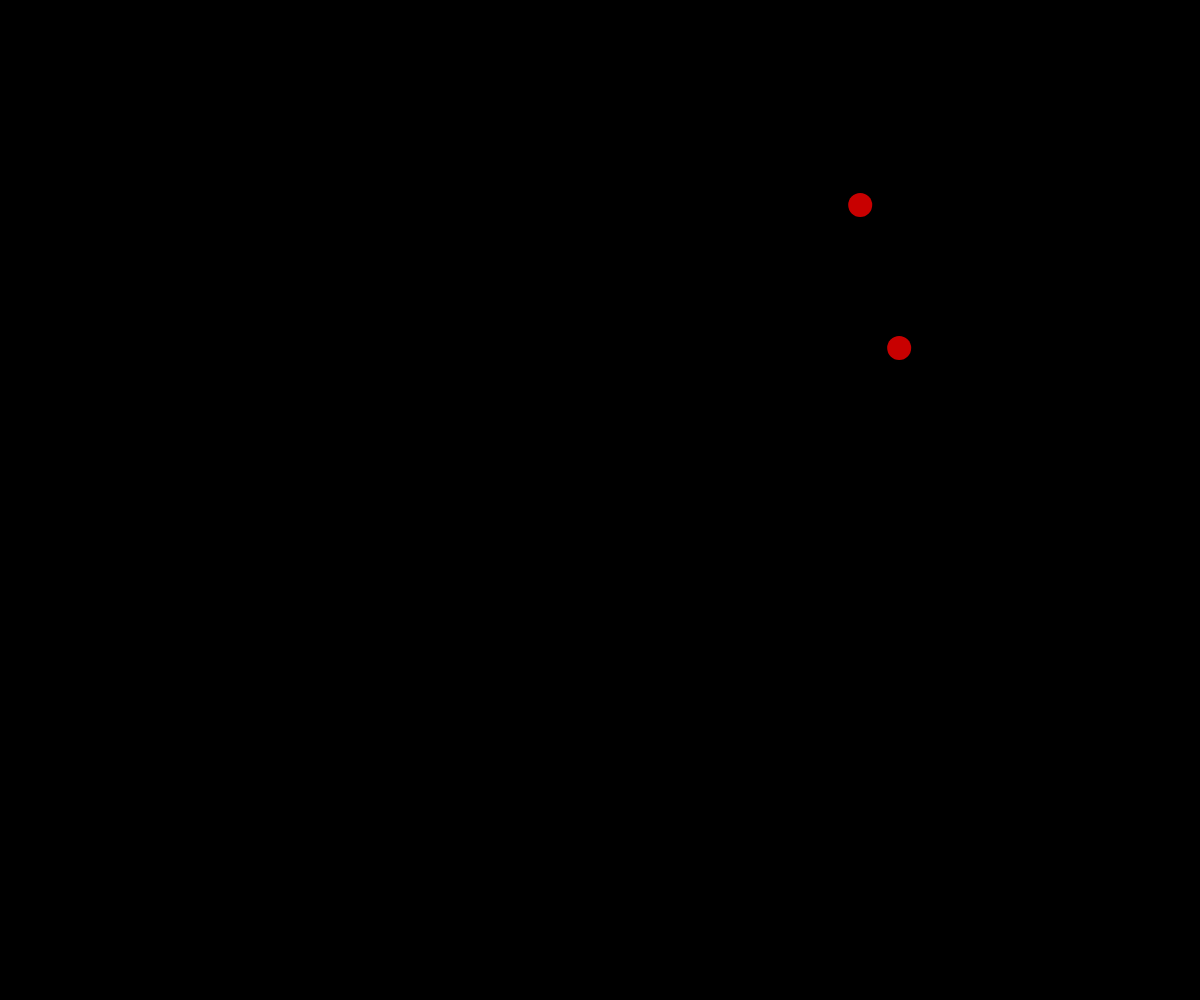
Frame 1 (no input)
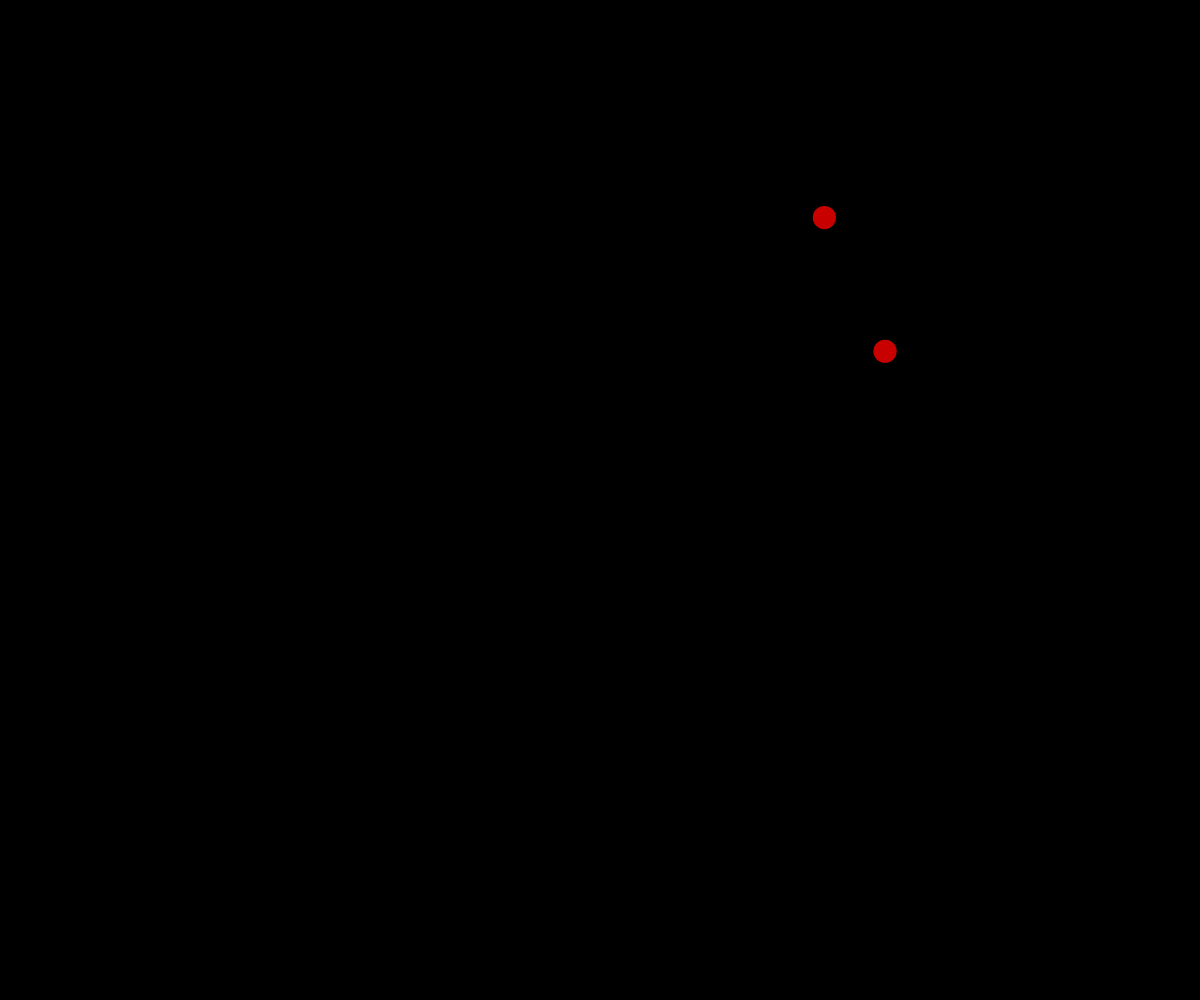
Frame 60 (no input)
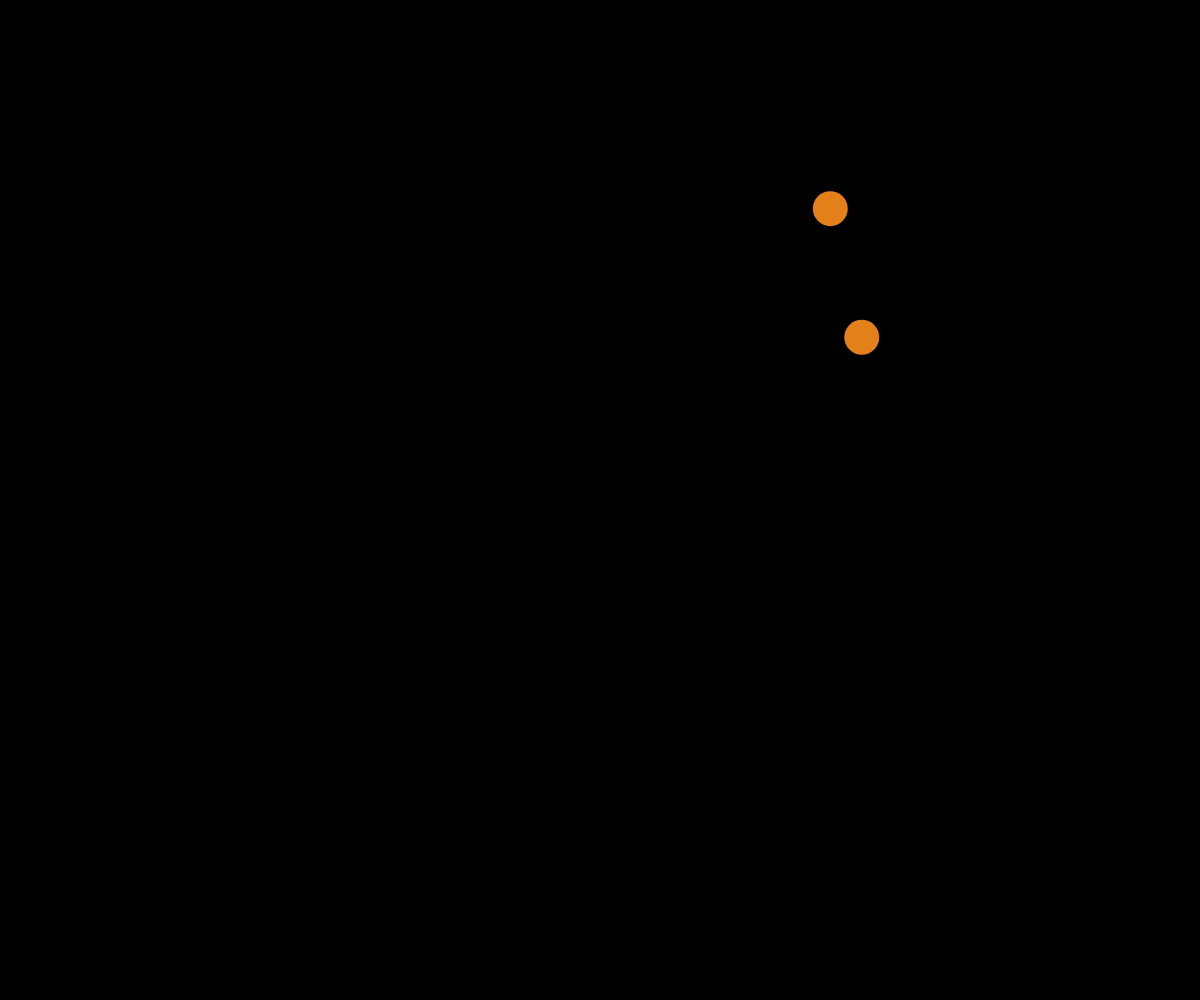
Frame 120 (the mouse pressed at the canvas centre since frame 60)

The p5.js sketch that drew these frames (run headless with seeded random() and noise() and a simulated clock; from frame 60 on, the mouse is pressed at the canvas centre):

// p5.js sketch
// ── sketch.js

let bubble1;
let bubble2;


function setup() {
  createCanvas(innerWidth, innerHeight);

  bubble1 = new Bubble();
  bubble2 = new Bubble();
}

function draw() {

  background(0);

  bubble1.move();
  bubble1.show();
  bubble1.grow();
  bubble2.move();
  bubble2.show();
  bubble2.grow();

}

class Bubble{

  constructor(){
    this.x = random(0,innerWidth);
    this.y = random(0,innerHeight);
    this.diameter = 24;
  }

  move() {
    this.x+=random(-5,5); 
    this.y+=random(-5,5);  
  }

  show(){

  var r = random(200,255);
  var g = random(0,255);
  var b = random(0,50);

  r = map(mouseX, 0, innerWidth, 200, 255);
  g = map(mouseY, 0, innerHeight, 0, 255);
  b = map(mouseX, 0, innerWidth, 0, 50);
    
    noStroke();    
    fill(r,g,b);
    ellipse(this.x,this.y,this.diameter,this.diameter);
  }

  grow(){

    if (mouseIsPressed) {
      this.diameter+=1;
    }
    else{
      this.diameter+=-0.8;
    }
  }
}
